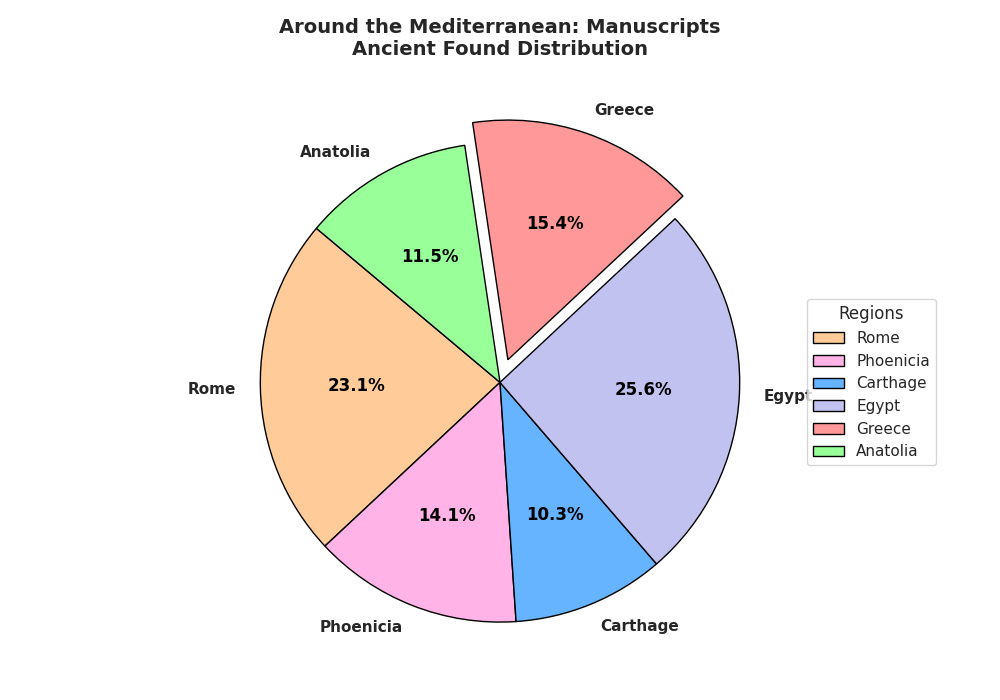

Reproduce this figure in Python.
import matplotlib.pyplot as plt

regions = ['Rome', 'Phoenicia', 'Carthage', 'Egypt', 'Greece', 'Anatolia']
manuscripts = [180, 110, 80, 200, 120, 90]
colors = ['#ffcc99','#ffb3e6','#66b3ff','#c2c2f0','#ff9999','#99ff99']
explode = (0, 0, 0, 0, 0.1, 0)

fig, ax = plt.subplots(figsize=(10, 7))
wedges, texts, autotexts = ax.pie(manuscripts, labels=regions, autopct='%1.1f%%', startangle=140, 
                                  colors=colors, explode=explode, wedgeprops=dict(edgecolor='black'))

for text in texts:
    text.set_size(11)
    text.set_fontweight('bold')
for autotext in autotexts:
    autotext.set_color('black')
    autotext.set_weight('bold')

plt.title('Around the Mediterranean: Manuscripts\nAncient Found Distribution', 
          fontsize=14, fontweight='bold', pad=20)

plt.tight_layout()
plt.legend(wedges, regions, title="Regions", loc="center left", bbox_to_anchor=(1, 0, 0.5, 1))
plt.show()
